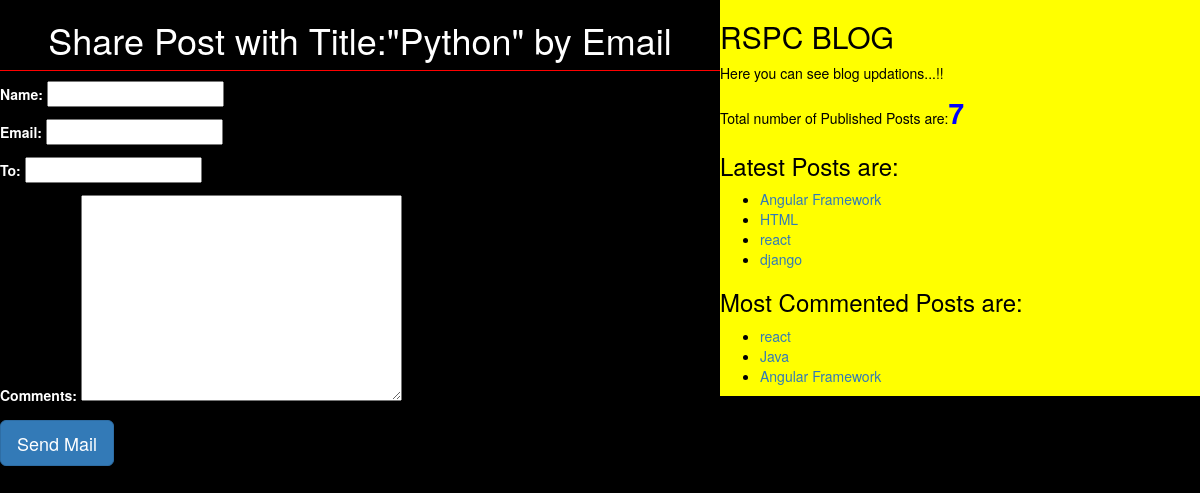
/3/share/, run on the app's committed database.
### blog/models.py (models this page shows, shortened)
class Post(models.Model):
    Status_Choice=(('draft','Draft'),('published','Published'))
    title=models.CharField(max_length=50)
    slug=models.SlugField(max_length=50,unique_for_date="publish")
    author=models.ForeignKey(User,related_name='blog_posts',on_delete=models.CASCADE)
    body=models.TextField()
    publish=models.DateTimeField(default=timezone.now)
    created=models.DateTimeField(auto_now_add=True)
    updated=models.DateTimeField(auto_now=True)
    status=models.CharField(max_length=10,choices=Status_Choice,default='draft')
    tags=TaggableManager()
    class Meta:
        ordering=('-publish',)
    def get_absolute_url(self):
        return reverse('post_detail',args=[self.publish.year,self.publish.strftime('%m'),self.publish.strftime('%d'),self.slug])

### blog/views.py (the view)
# urls.py: url(r'^(?P<id>\d+)/share/$',views.mail_send_view),
def mail_send_view(request,id):
    post=get_object_or_404(Post,id=id,status='published')
    sent=False
    if request.method=='POST':
        form=EmailSendForm(request.POST)
        if form.is_valid():
            cd=form.cleaned_data
            subject='{}({})recommends you to read "{}"'.format(cd['name'],cd['email'],post.title)
            post_url=request.build_absolute_uri(post.get_absolute_url())
            message='Read Post At:\n{}\n\n{}\'s comments:\n{}'.format(post_url,cd['name'],cd['comments'])
            send_mail(subject,message,'djangopython456@gmail.com',[cd['to']])
            sent =True
    else:
        form=EmailSendForm()
    return render(request,'blog/sharebyemail.html',{'form':form,'post':post,'sent':sent})

### blog/forms.py
class EmailSendForm(forms.Form):
    name=forms.CharField()
    email=forms.EmailField()
    to=forms.EmailField()
    comments=forms.CharField(required=False,widget=forms.Textarea)

### blog/templatetags/blog_tags.py (called while the page is built)
@register.simple_tag(name='my_tags')
def total_posts(): #is a name of custom template tag
    post_list=Post.objects.filter(status__exact='published')
    return post_list.count()

@register.inclusion_tag('blog/latest_post.html')
def show_latest_post(count=3):
    post=Post.objects.filter(status__exact='published')
    latest_post=post.order_by('-publish')[:count]
    return{'latest_post':latest_post}

@register.simple_tag
def get_MostCommentedPost(cnt=3):
    return Post.objects.annotate(total_comments=Count('comments')).order_by('-total_comments') [:cnt]

### templates/blog/sharebyemail.html (shortened to what this page needs)
{%extends 'blog/base.html'%}
{%block content%}
{%if sent%}
<h1> Email sent Successfully</h1>
{%else%}
<h1>Share Post with Title:"{{post.title}}" by Email</h1>
 <form  method="post">
   {{form.as_p}}
   <input type="submit" value="Send Mail" class="btn btn-primary btn-lg">
 </form>
 {%endif%}
{%endblock%}

### templates/blog/base.html (shortened to what this page needs)
<!DOCTYPE html>
{%load static%}
{%load blog_tags%}
<html lang="en" dir="ltr">
  <head>
  <link rel="stylesheet" href="https://maxcdn.bootstrapcdn.com/bootstrap/3.3.7/css/bootstrap.min.css">
  <link rel="stylesheet" href="{%static "CSS/blog.css"%}">
  </head>
  <body>
    <div class="content">
      {%block content%}
      {%endblock%}
    </div>
    <div class="sidebar">
      <h2>RSPC BLOG</h2>
      <p>
        Here you can see blog updations...!!
      </p>
      <p> Total number of Published Posts are:<span id='pcount'>{%my_tags%}</span></p>
      <h3>Latest Posts are:</h3>{%show_latest_post 4%}
      <h3>Most Commented Posts are:</h3>{%get_MostCommentedPost as MostCommentedPost%}
      <ul>
      {%for post in MostCommentedPost%}
      <li><a href="{{post.get_absolute_url}}">{{post.title}}</a></li>
      {%endfor%}
     </ul>
    </div>
  </body>
</html>

### templates/blog/latest_post.html (shortened to what this page needs)
<!DOCTYPE html>
<html lang="en" dir="ltr">
  <head>
  </head>
  <body>
    <ul>
      {%for post in latest_post%}
      <li><a href="{{post.get_absolute_url}}">{{post.title}}</a></li>
      {%endfor%}
    </ul>
  </body>
</html>

### static/CSS/blog.css (style rules this page uses)
.content { background: black; width: 60%; float: left; }
.sidebar { background: yellow; width: 40%; float: right; color: black; }
h1 { text-align: center; border-bottom: 1px solid red; padding-bottom: 10px; }
body { color: white; background: black; }
#pcount { font-size: 28px; color: blue; font-weight: bold; }

### data on the page
Post: title "Python"
Post: title "Angular Framework"
Post: title "HTML"
Post: title "react"
Post: title "django"
Post: title "Java"
